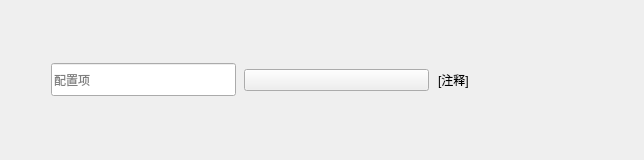
<?xml version="1.0" encoding="UTF-8"?>
<ui version="4.0">
 <class>singlePropertiesWidget</class>
 <widget class="CardWidget" name="singlePropertiesWidget">
  <property name="geometry">
   <rect>
    <x>0</x>
    <y>0</y>
    <width>644</width>
    <height>160</height>
   </rect>
  </property>
  <property name="sizePolicy">
   <sizepolicy hsizetype="Expanding" vsizetype="Preferred">
    <horstretch>0</horstretch>
    <verstretch>0</verstretch>
   </sizepolicy>
  </property>
  <property name="minimumSize">
   <size>
    <width>644</width>
    <height>0</height>
   </size>
  </property>
  <property name="windowTitle">
   <string>Form</string>
  </property>
  <layout class="QHBoxLayout" name="horizontalLayout">
   <item>
    <spacer name="horizontalSpacer">
     <property name="orientation">
      <enum>Qt::Horizontal</enum>
     </property>
     <property name="sizeType">
      <enum>QSizePolicy::Fixed</enum>
     </property>
     <property name="sizeHint" stdset="0">
      <size>
       <width>40</width>
       <height>20</height>
      </size>
     </property>
    </spacer>
   </item>
   <item>
    <widget class="LineEdit" name="propertyName">
     <property name="sizePolicy">
      <sizepolicy hsizetype="Fixed" vsizetype="Fixed">
       <horstretch>0</horstretch>
       <verstretch>0</verstretch>
      </sizepolicy>
     </property>
     <property name="minimumSize">
      <size>
       <width>185</width>
       <height>33</height>
      </size>
     </property>
     <property name="text">
      <string/>
     </property>
     <property name="readOnly">
      <bool>true</bool>
     </property>
     <property name="placeholderText">
      <string>配置项</string>
     </property>
    </widget>
   </item>
   <item>
    <spacer name="horizontalSpacer_2">
     <property name="orientation">
      <enum>Qt::Horizontal</enum>
     </property>
     <property name="sizeType">
      <enum>QSizePolicy::Maximum</enum>
     </property>
     <property name="sizeHint" stdset="0">
      <size>
       <width>5</width>
       <height>20</height>
      </size>
     </property>
    </spacer>
   </item>
   <item>
    <widget class="ComboBox" name="enumComboxBox">
     <property name="minimumSize">
      <size>
       <width>185</width>
       <height>0</height>
      </size>
     </property>
    </widget>
   </item>
   <item>
    <spacer name="horizontalSpacer_4">
     <property name="orientation">
      <enum>Qt::Horizontal</enum>
     </property>
     <property name="sizeType">
      <enum>QSizePolicy::Maximum</enum>
     </property>
     <property name="sizeHint" stdset="0">
      <size>
       <width>5</width>
       <height>20</height>
      </size>
     </property>
    </spacer>
   </item>
   <item>
    <widget class="BodyLabel" name="tip">
     <property name="sizePolicy">
      <sizepolicy hsizetype="Expanding" vsizetype="Preferred">
       <horstretch>0</horstretch>
       <verstretch>0</verstretch>
      </sizepolicy>
     </property>
     <property name="minimumSize">
      <size>
       <width>190</width>
       <height>0</height>
      </size>
     </property>
     <property name="text">
      <string>[注释]</string>
     </property>
     <property name="wordWrap">
      <bool>true</bool>
     </property>
    </widget>
   </item>
   <item>
    <spacer name="horizontalSpacer_3">
     <property name="orientation">
      <enum>Qt::Horizontal</enum>
     </property>
     <property name="sizeType">
      <enum>QSizePolicy::Fixed</enum>
     </property>
     <property name="sizeHint" stdset="0">
      <size>
       <width>5</width>
       <height>20</height>
      </size>
     </property>
    </spacer>
   </item>
  </layout>
 </widget>
 <customwidgets>
  <customwidget>
   <class>ComboBox</class>
   <extends>QPushButton</extends>
   <header>qfluentwidgets</header>
  </customwidget>
  <customwidget>
   <class>CardWidget</class>
   <extends>QFrame</extends>
   <header>qfluentwidgets</header>
   <container>1</container>
  </customwidget>
  <customwidget>
   <class>BodyLabel</class>
   <extends>QLabel</extends>
   <header>qfluentwidgets</header>
  </customwidget>
  <customwidget>
   <class>LineEdit</class>
   <extends>QLineEdit</extends>
   <header>qfluentwidgets</header>
  </customwidget>
 </customwidgets>
 <resources/>
 <connections/>
</ui>
